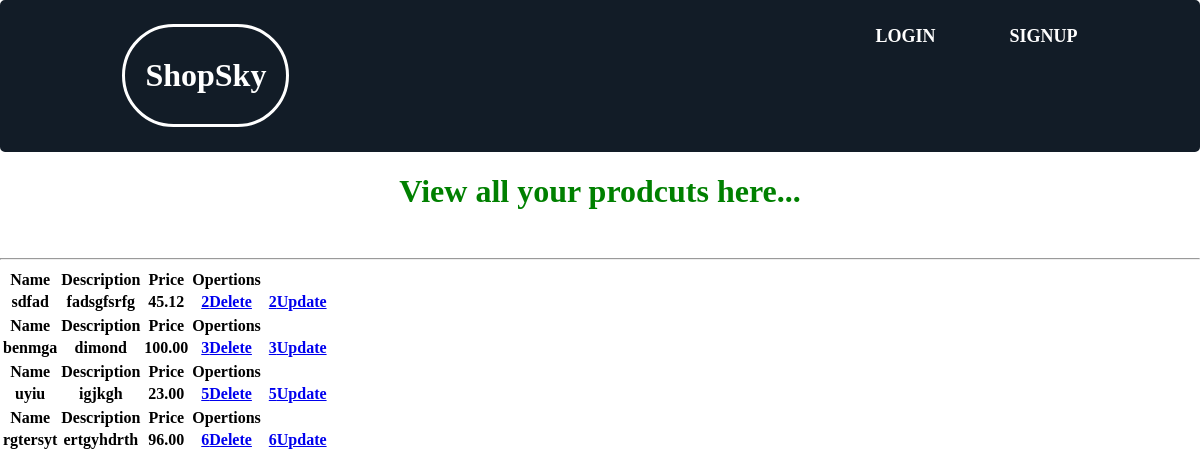
The page /shopapp/viewallproduct/ on the database its author committed.
### shopapp/models.py (models this page shows)
class NewProduct(models.Model):
    Name = models.CharField(max_length =50)
    Description = models.TextField(max_length = 225)
    Price = models.DecimalField( max_digits=5, decimal_places=2)

### shopapp/views.py (the view)
# urls.py: path("viewallproduct/",views.viewallproduct, name="/shopapp/viewallproduct/"),
def viewallproduct(request) :
    newproductdata=NewProduct.objects.all()
    return render(request, "shopapp/viewallproduct.html",{"newproductdata":newproductdata})

### templates/shopapp/viewallproduct.html (shortened to what this page needs)
{%extends "shopapp/index.html"%}
{%block content %}
<h1>View all your prodcuts here... </h1><br>
<hr>
{%if newproductdata %}
<table "table table-dark">
    {% for i in newproductdata%}
    <thead>
      <tr>
        <th scope="col">Name</th>
        <th scope="col">Description</th>
        <th scope="col">Price</th>
        <th scope="col">Opertions</th>
      </tr>
    </thead>
    <tbody>
      <tr>
        <td>{{i.Name}}</td>
        <td>{{i.Description}}</td>
        <td>{{i.Price}}</td>
        <td><a href="/shopapp/delete/{{i.id}}"type="button" class="btn btn-danger" name="button">{{i.id}}Delete</a></td><td></td>
        <td><a href="/shopapp/update/{{i.id}}" type="button" class="btn btn-success" name="button">{{i.id}}Update</a></td><td></td>
      </tr>
    </tbody>
    {%endfor%}
  </table>
    {%else%}
  no data
  {% endif %}
  {%endblock%}

### templates/shopapp/index.html (shortened to what this page needs)
{% load static %}
<!doctype html>
<html lang="en">
<head>
</head>
<body>
  <header>
    <div class="Navbar">
      <h1 class="Design">ShopSky</h1>
      <nav>
        <ul>
          {%if not user.is_authenticated%}
          <li><a href="/accounts/login/">Login</a></li>
          <li><a href="/shopapp/signup/">Signup</a></li>
          {%endif%}
        </ul>
      </nav>
    </div>
  </header>
  {%block content%}{%endblock%}
</body>

### templates/shopapp/index.html (style rules this page uses)
body { margin: 0; background: rgb(255, 255, 255); font-family:Arial Rounded MT Bold; font-weight: 800; }
.Navbar { width: 80%; margin: 0 auto; }
header { background: #121C27; border: solid rgb(18, 28, 39); border-radius: 5px; }
header::after { content: ''; display: table; clear: both; }
.Design { float: left; padding: 30px 20px; color:rgb(255, 255, 255); border: solid rgb(255, 255, 255); border-radius: 60px; }
nav { float: right; }
nav ul { margin: 0; padding: 0; list-style: none; }
nav li { display: inline-block; margin-left: 70px; padding-top: 23px; position: relative; }
nav a { color: rgb(255, 255, 255); text-decoration: none; text-transform: uppercase; font-size: 18px; }
nav a::before { content: ' '; display: block; height: 2px; background-color: rgb(255, 255, 255); position: absolute; top: 0; width: 0%; transition: all ease-in-out 250ms; }

### templates/shopapp/viewallproduct.html (style rules this page uses)
h1 { text-align:center; color:green; }
table { text-align:center; }

### rows shown on the page
NewProduct: Name "sdfad", Description "fadsgfsrfg", Price "45.12", id "2"
NewProduct: Name "benmga", Description "dimond", Price "100.00", id "3"
NewProduct: Name "uyiu", Description "igjkgh", Price "23.00", id "5"
NewProduct: Name "rgtersyt", Description "ertgyhdrth", Price "96.00", id "6"
